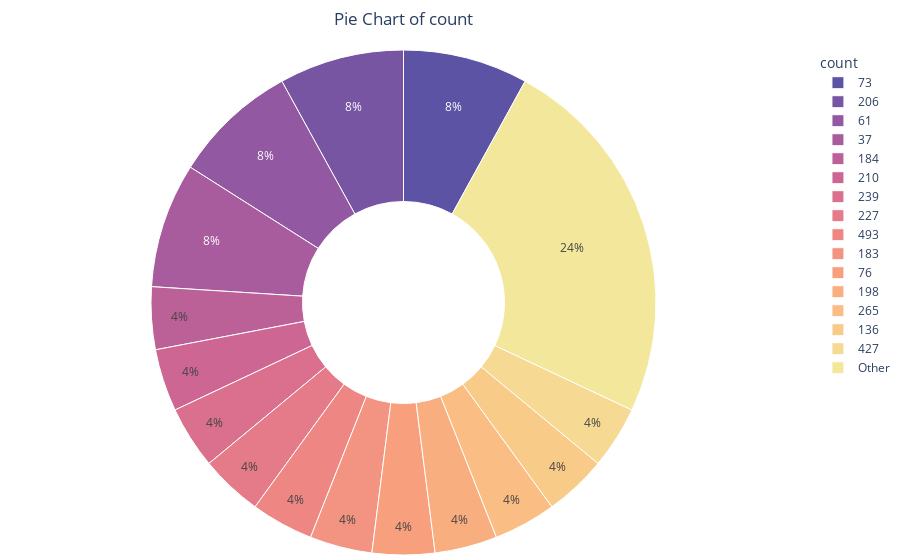

Here is the notebook cell this chart was saved with:
### Markdown cell above
### Круговая диаграмма

### Code cell
painter = ChartPainter(user_metric)
painter.pie(labels='count', n=15)

### Figure 1 — Plotly figure (JSON) as saved in the notebook; plotly's stock layout.template omitted (floating-point values rounded to 4 significant figures)
{"data": [{"domain": {"x": [0, 1], "y": [0, 1]}, "hole": 0.4, "hovertemplate": "count=%{label}<br>count=%{value}", "insidetextorientation": "auto", "labels": [73, 206, 61, 37, 184, 210, 239, 227, 493, 183, 76, 198, 265, 136, 427, "Other"], "legendgroup": "", "marker": {"line": {"color": "white", "width": 1}}, "name": "", "opacity": 1, "showlegend": true, "sort": false, "textinfo": "percent", "type": "pie", "values": [2, 2, 2, 2, 1, 1, 1, 1, 1, 1, 1, 1, 1, 1, 1, 6]}], "layout": {"font": {"size": 12}, "legend": {"title": {"text": "count"}, "tracegroupgap": 0}, "margin": {"b": 5, "l": 5, "r": 5, "t": 50}, "newshape": {"line": {"color": "lime"}}, "piecolorway": ["rgb(92, 83, 165)", "rgb(119.2, 85.4, 163.0)", "rgb(146.4, 87.8, 161.0)", "rgb(169.20000000000002, 91.6, 157.4)", "rgb(187.6, 96.8, 152.2)", "rgb(206.0, 102.0, 147.0)", "rgb(217.6, 112.0, 141.8)", "rgb(229.2, 122.0, 136.6)", "rgb(237.6, 133.6, 132.4)", "rgb(242.8, 146.8, 129.2)", "rgb(248.0, 160.0, 126.0)", "rgb(248.8, 174.4, 128.4)", "rgb(249.6, 188.8, 130.8)", "rgb(248.6, 203.00000000000003, 136.60000000000002)", "rgb(245.8, 217.0, 145.8)", "rgb(243, 231, 155)"], "title": {"text": "Pie Chart of count", "x": 0.5, "xref": "paper"}}}
